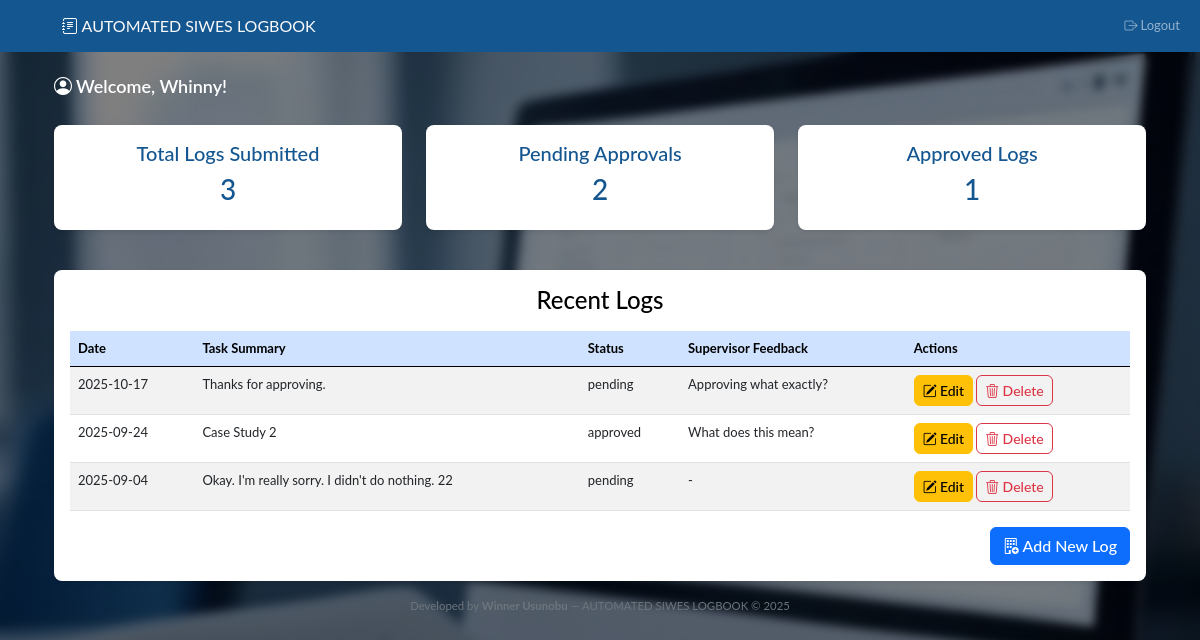
/student (signed in), run on the app's committed database.
### tables this page shows
CREATE TABLE users (
        id INTEGER PRIMARY KEY AUTOINCREMENT,
        username TEXT NOT NULL UNIQUE,
        password_hash TEXT NOT NULL,
        role TEXT NOT NULL CHECK(role IN ('student', 'supervisor', 'admin')),
        supervisor_id INTEGER,
        FOREIGN KEY (supervisor_id) REFERENCES users(id)
    );

CREATE TABLE logs (
        id INTEGER PRIMARY KEY AUTOINCREMENT,
        student_id INTEGER NOT NULL,
        date DATETIME NOT NULL,
        activity TEXT NOT NULL,
        status TEXT DEFAULT 'pending',
        feedback TEXT,
        FOREIGN KEY (student_id) REFERENCES users(id)
    );

### app.py (the view)
@app.route("/student")
@login_required
def student():
    if current_user.role != "student":
        flash("Access Denied! Students only.", "danger")
        return redirect(url_for("login"))
    conn = get_db_connection()
    logs = conn.execute(
        "SELECT * FROM logs WHERE student_id = ? ORDER BY date DESC",
        (current_user.id,)
    ).fetchall()
    total_logs = len(logs)
    pending_logs = len([log for log in logs if log["status"].lower() == "pending"])
    approved_logs = len([log for log in logs if log["status"].lower() == "approved"])
    recent_logs = logs[:5]
    conn.close()
    return render_template(
        "student.html",
        total_logs=total_logs,
        pending_logs=pending_logs,
        approved_logs=approved_logs,
        recent_logs=recent_logs,
        Page ='student'
    )

### app.py (called while the page is built)
@login_manager.user_loader
def load_user(user_id):
    conn = sqlite3.connect(Database)
    conn.row_factory = sqlite3.Row
    user = conn.execute("SELECT * FROM users WHERE id = ?;", (user_id,)).fetchone()
    conn.close()
    if user:
        return User(user["id"], user["username"], user["password_hash"], user["role"])
    return None

### db_utils.py (called while the page is built)
def get_db_connection():
    conn = sqlite3.connect(Database)
    conn.row_factory = sqlite3.Row
    return conn

### templates/student.html (shortened to what this page needs)
{% extends "layout.html" %}
{% block content %}
 <div class="container mt-4">
        <h2 class="dashboard"><i class="bi bi-person-circle"> </i>Welcome, {{ current_user.username }}!</h2>
        <br>
        <div class="row mb-4">
            <div class="col-md-4 mb-3">
                <div class="card text-center shadow-sm stats-card">
                    <div class="card-body">
                        <h5>Total Logs Submitted</h5>
                        <h3>{{ total_logs }}</h3>
                    </div>
                </div>
            </div>
            <div class="col-md-4 mb-3">
                <div class="card text-center shadow-sm stats-card">
                    <div class="card-body">
                        <h5>Pending Approvals</h5>
                        <h3>{{ pending_logs }}</h3>
                    </div>
                </div>
            </div>
            <div class="col-md-4 mb-3">
                <div class="card text-center shadow-sm stats-card">
                    <div class="card-body">
                        <h5>Approved Logs</h5>
                        <h3>{{ approved_logs }}</h3>
                    </div>
                </div>
            </div>
        </div>
        <div class="card shadow-sm">
            <div class="card-body">
                <h4 class="card-title mb-3" style="color: black; text-align: center;">Recent Logs</h4>
                <table class="table table-hover table-striped">
                    <thead class="table-primary">
                        <tr>
                            <th>Date</th>
                            <th>Task Summary</th>
                            <th>Status</th>
                            <th>Supervisor Feedback</th>
                            <th>Actions</th>
                        </tr>
                    </thead>
                    <tbody>
                        {% for log in recent_logs %}
                        <tr>
                            <td>{{ log.date }}</td>
                            <td>{{ log.activity }}</td>
                            <td>{{ log.status }}</td>
                            <td>{{ log.feedback or '-' }}</td>
                            <td>
                                <a href="{{ url_for('edit_log', log_id=log['id']) }}" class="btn btn-sm btn-warning btn-action"><i class="bi bi-pencil-square"> </i>Edit</a>
                                <form method="POST" action="{{ url_for('delete_log', log_id=log['id']) }}"
                                    class="d-inline"
                                    onsubmit="return confirm('Are you sure you want to delete this log? This action cannot be undone.')">
                                <button type="submit" class="btn btn-sm btn-outline-danger btn-action">
                                    <i class="bi bi-trash3"> </i>Delete
                                </button>
                                </form>
                            </td>
                        </tr>
                        {% else %}
                        <tr>
                            <td colspan="5" class="text-center">No logs submitted yet.</td>
                        </tr>
                        {% endfor %}
                    </tbody>
                </table>
                <div class="mt-3 text-end">
                    <a href="{{ url_for('log') }}" class="btn btn-primary btn-action"><i class="bi bi-building-add"> </i>Add New Log</a>
                </div>
            </div>
        </div>
    </div>
{% endblock %}

### static/CSS/style.css (style rules this page uses)
body { font-family: 'Lato', sans-serif; font-size: small; background: url("../images/logbook2.jpg") no-repeat center center fixed; background-size: cover; position: absolute; width: 100%; height: 100vh; margin: 0; color: #fff; }
body::before { content: ""; background-size: cover; position: absolute; top: 0; left: 0; width: 100%; height: 120vh; background: rgba(0, 0, 0, 0.5); backdrop-filter: blur(5px); z-index: 1; }
.dashboard { font-size: large; font-weight: 600; color: #fff; }
.stats-card { border-radius: 50px; background: #fff; box-shadow: 0 4px 12px rgba(0,0,0,0.1); transition: transform 0.2s ease; color: rgb(20, 86, 144); }

### templates/layout.html (style rules this page uses)
.btn { border-radius: 6px !important; font-weight: 500; }
.card { border: none; border-radius: 8px; }

### data on the page
users: username "Whinny"
logs: date "2025-10-17", activity "Thanks for approving.", status "pending", feedback "Approving what exactly?"
logs: date "2025-09-24", activity "Case Study 2", status "approved", feedback "What does this mean?"
logs: date "2025-09-04", activity "Okay. I'm really sorry. I didn't do nothing. 22", status "pending", feedback "-"

### other printed values
{{ total_logs }} "3"
{{ pending_logs }} "2"
{{ approved_logs }} "1"
